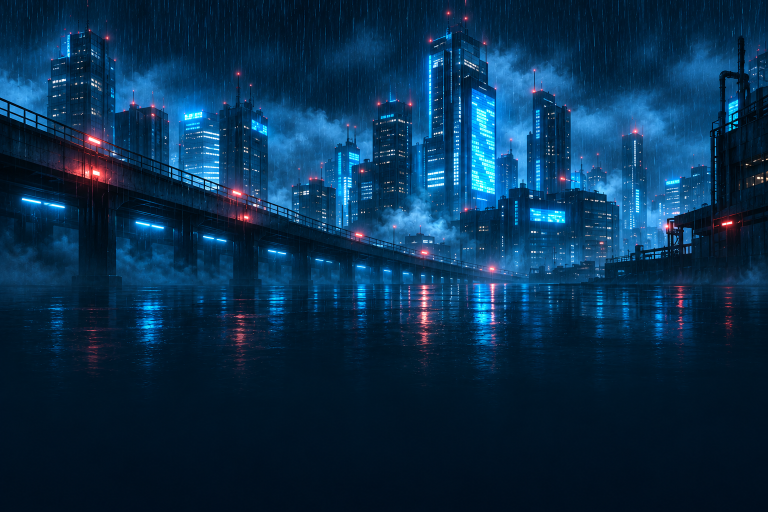
#> input picture docs/art-source/city-master.png, 1536 x 1024 px (shown at 1/2 size); its folder holds 3 pictures in this run
$ python prepare-art.py
#> lines starting #> are read from the running program, lines starting #| are printed output that depends on the picture
"""Reproduce the approved original artwork derivatives with Pillow."""
from pathlib import Path
from PIL import Image
import hashlib
import json

ROOT = Path(__file__).resolve().parents[1]
SOURCE = ROOT / 'docs/art-source'
OUTPUT = ROOT / 'public/art'
OUTPUT.mkdir(parents=True, exist_ok=True)
manifest = {'provenance': 'Original OpenAI imagegen artwork; exact prompts retained under docs/art-source. No mockup pixels are shipped.', 'assets': []}

def export(name, source_name, dimensions, crop=None, quality=58):
#> called with name = 'city-desktop', source_name = 'city-master.png', dimensions = (1536, 1024), quality = 58
    source = SOURCE / source_name
    original = Image.open(source).convert('RGB')
#> original is the input picture: PIL image 1536x1024 RGB; mean R, G, B 8.9, 47.1, 78
    art = original.crop(crop) if crop else original
    art = art.resize(dimensions, Image.Resampling.LANCZOS)
    for extension, settings in [('avif', {'quality': quality, 'speed': 6}), ('webp', {'quality': 80, 'method': 6})]:
        target = OUTPUT / f'{name}.{extension}'
        art.save(target, **settings)
        with Image.open(target) as check:
            check.load()
            assert check.size == dimensions
        manifest['assets'].append({'file': target.name, 'width': dimensions[0], 'height': dimensions[1], 'bytes': target.stat().st_size, 'source': source_name, 'sourceWidth': original.width, 'sourceHeight': original.height, 'crop': crop, 'sha256': hashlib.sha256(target.read_bytes()).hexdigest()})

export('city-desktop', 'city-master.png', (1536, 1024))
export('city-mobile', 'city-master.png', (720, 960), (430, 0, 1198, 1024))
#> call 2 of export, with name = 'city-mobile', source_name = 'city-master.png', dimensions = (720, 960), crop = (430, 0, 1198, 1024), quality = 58
#> in export (call 2), `art = original.crop(crop) if crop else original`:
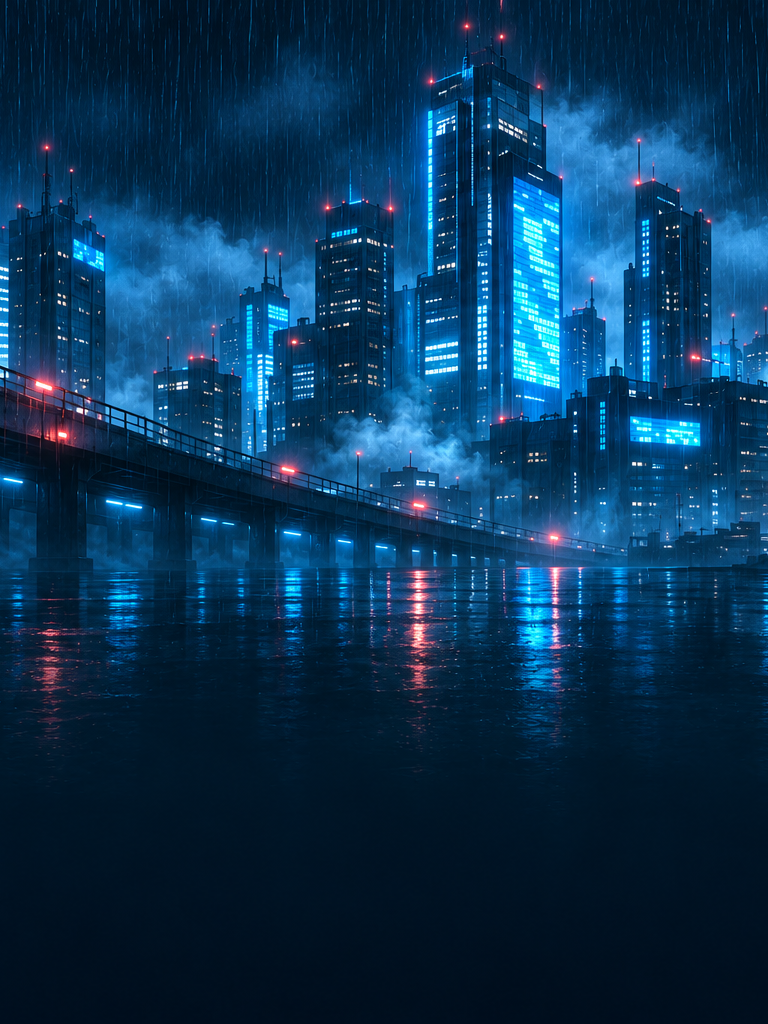
#> art: PIL image 768x1024 RGB; mean R, G, B 9.9, 52, 85.2
export('workflow', 'workflow-master.png', (1080, 360))
#> call 3 of export, with name = 'workflow', source_name = 'workflow-master.png', dimensions = (1080, 360), quality = 58
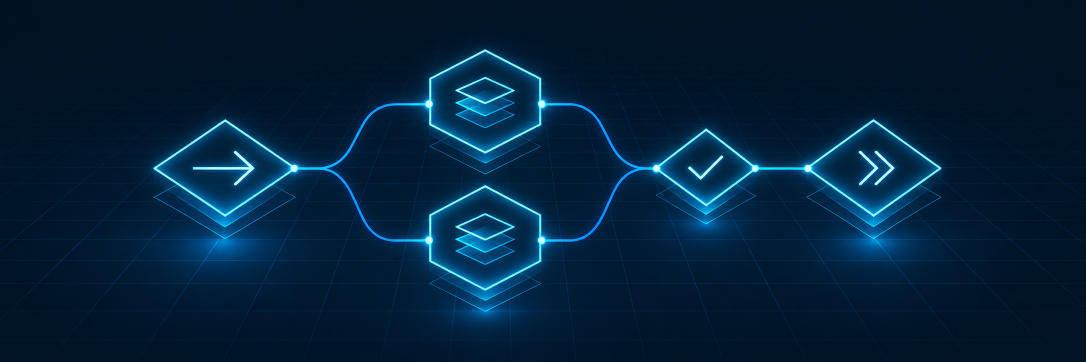
#> input picture docs/art-source/workflow-master.png, 2172 x 724 px (shown at 1/2 size)
#> in export, original is the input picture: PIL image 2172x724 RGB; mean R, G, B 2, 32.5, 57.3
#> in export (call 3), `art = art.resize(dimensions, Image.Resampling.LANCZOS)`:
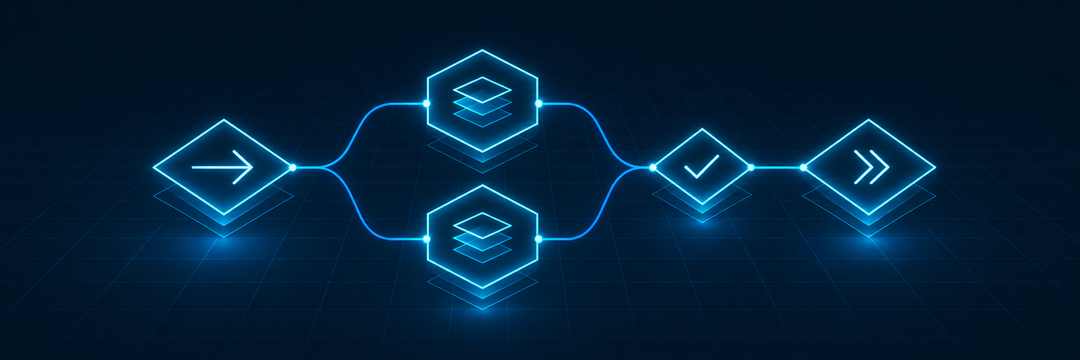
#> art: PIL image 1080x360 RGB; mean R, G, B 2, 32.5, 57.3
export('portal', 'portal-master.png', (1080, 360))
#> call 4 of export, with name = 'portal', source_name = 'portal-master.png', dimensions = (1080, 360), quality = 58
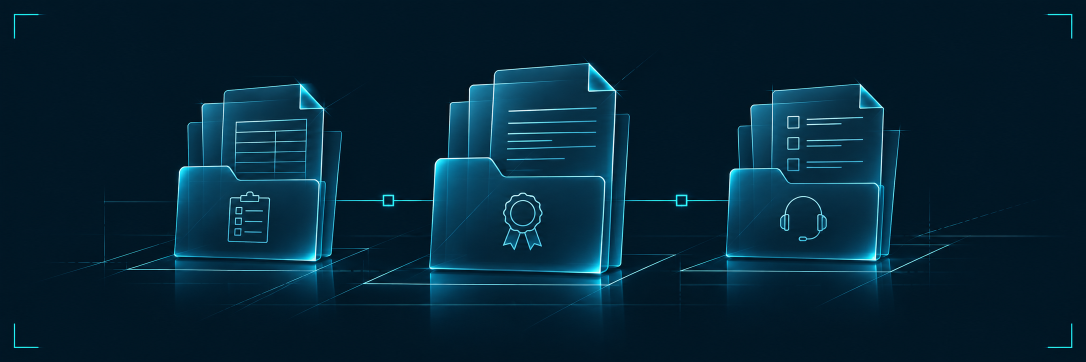
#> input picture docs/art-source/portal-master.png, 2172 x 724 px (shown at 1/2 size)
#> in export, original is the input picture: PIL image 2172x724 RGB; mean R, G, B 4.5, 36, 53.1
#> in export (call 4), `art = art.resize(dimensions, Image.Resampling.LANCZOS)`:
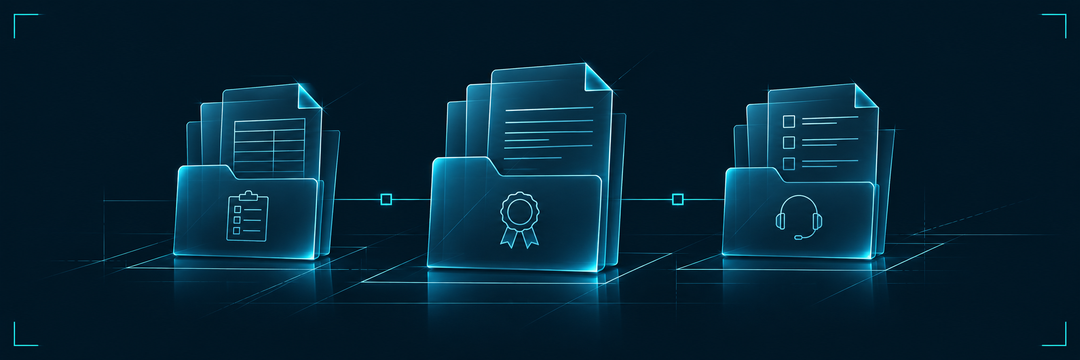
#> art: PIL image 1080x360 RGB; mean R, G, B 4.5, 36, 53.1
export('lugawa', 'city-master.png', (1080, 360), (0, 160, 1536, 672))
#> in export (call 5), `art = original.crop(crop) if crop else original`:
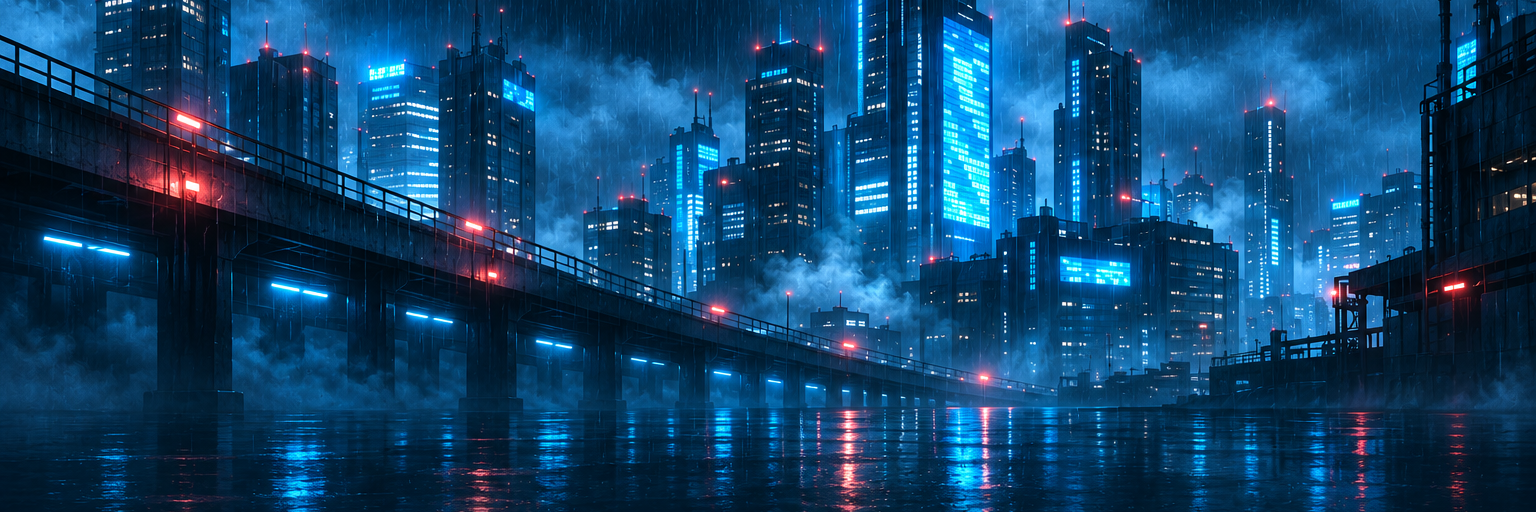
#> art: PIL image 1536x512 RGB; mean R, G, B 15.9, 66.6, 106.5
(OUTPUT / 'manifest.json').write_text(json.dumps(manifest, indent=2) + '\n', encoding='utf-8')
for item in manifest['assets']:
    print(f"{item['file']}: {item['width']}x{item['height']}, {item['bytes']:,} bytes")
